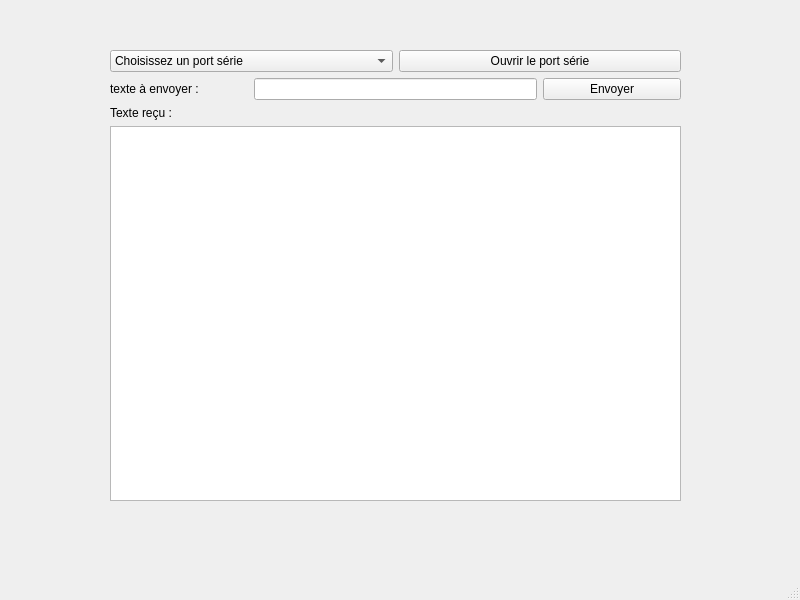
<?xml version="1.0" encoding="UTF-8"?>
<ui version="4.0">
 <class>LiaisonSerie</class>
 <widget class="QMainWindow" name="LiaisonSerie">
  <property name="geometry">
   <rect>
    <x>0</x>
    <y>0</y>
    <width>800</width>
    <height>600</height>
   </rect>
  </property>
  <property name="windowTitle">
   <string>LiaisonSerie</string>
  </property>
  <widget class="QWidget" name="centralwidget">
   <widget class="QWidget" name="">
    <property name="geometry">
     <rect>
      <x>110</x>
      <y>50</y>
      <width>571</width>
      <height>451</height>
     </rect>
    </property>
    <layout class="QGridLayout" name="gridLayout">
     <item row="0" column="0" colspan="2">
      <widget class="QComboBox" name="comboBox">
       <property name="editable">
        <bool>false</bool>
       </property>
       <property name="currentText">
        <string>Choisissez un port série</string>
       </property>
       <item>
        <property name="text">
         <string>Choisissez un port série</string>
        </property>
       </item>
      </widget>
     </item>
     <item row="0" column="2" colspan="2">
      <widget class="QPushButton" name="pushButtonOuvrirPortSerie">
       <property name="text">
        <string>Ouvrir le port série</string>
       </property>
      </widget>
     </item>
     <item row="1" column="0">
      <widget class="QLabel" name="label">
       <property name="text">
        <string>texte à envoyer :</string>
       </property>
      </widget>
     </item>
     <item row="1" column="1" colspan="2">
      <widget class="QLineEdit" name="lineEdit"/>
     </item>
     <item row="1" column="3">
      <widget class="QPushButton" name="pushButtonEnvoyer">
       <property name="text">
        <string>Envoyer</string>
       </property>
      </widget>
     </item>
     <item row="2" column="0">
      <widget class="QLabel" name="label_2">
       <property name="text">
        <string>Texte reçu :</string>
       </property>
      </widget>
     </item>
     <item row="3" column="0" colspan="4">
      <widget class="QTextEdit" name="textEdit"/>
     </item>
    </layout>
   </widget>
  </widget>
  <widget class="QMenuBar" name="menubar">
   <property name="geometry">
    <rect>
     <x>0</x>
     <y>0</y>
     <width>800</width>
     <height>20</height>
    </rect>
   </property>
  </widget>
  <widget class="QStatusBar" name="statusbar"/>
 </widget>
 <resources/>
 <connections/>
</ui>
